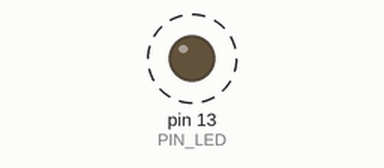
Simulated run of this sketch. Board: Arduino Uno, built with avr-gcc and run on an emulated ATmega328P. Parts: output pins drawn as LEDs (lit = HIGH). Dashed ring = blinking.

Above: at 0.5 s.
Timing chart, 0 to 4.6 s (numbered marks = the images above):
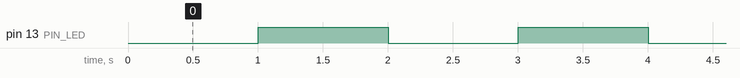

The sketch:

C1E1.ino
```cpp
#include <TimerOne.h>

#define PIN_LED 13

int led_mode = HIGH;

void ISRFunction() {
  digitalWrite(PIN_LED, led_mode);
  // delay(500);
  led_mode = !led_mode;
}

void setup() {
  pinMode(PIN_LED, OUTPUT); // input/output
  Timer1.initialize(1000000); // microseconds
  Timer1.attachInterrupt(ISRFunction);
}

void loop() {}
```

Measured:
- by itself, pin 13 (PIN_LED): alternates HIGH for 1.0 s and LOW for 1.0 s
